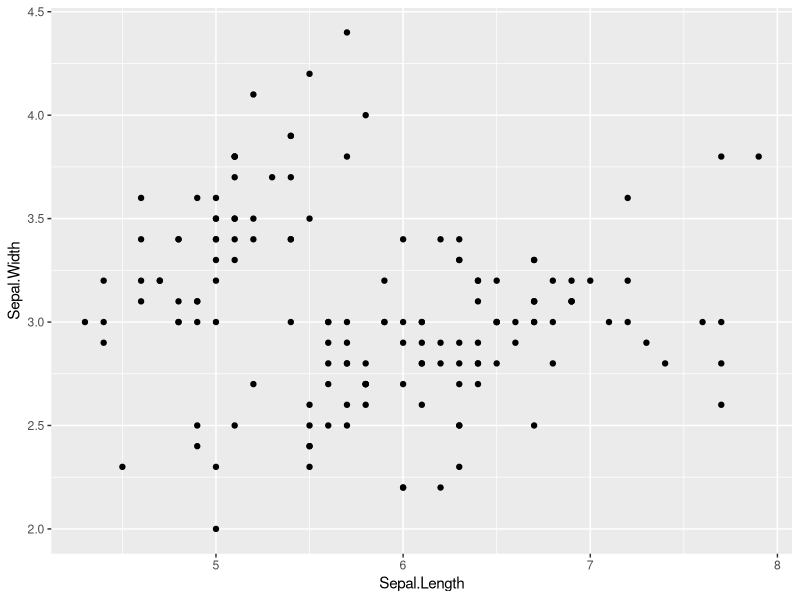
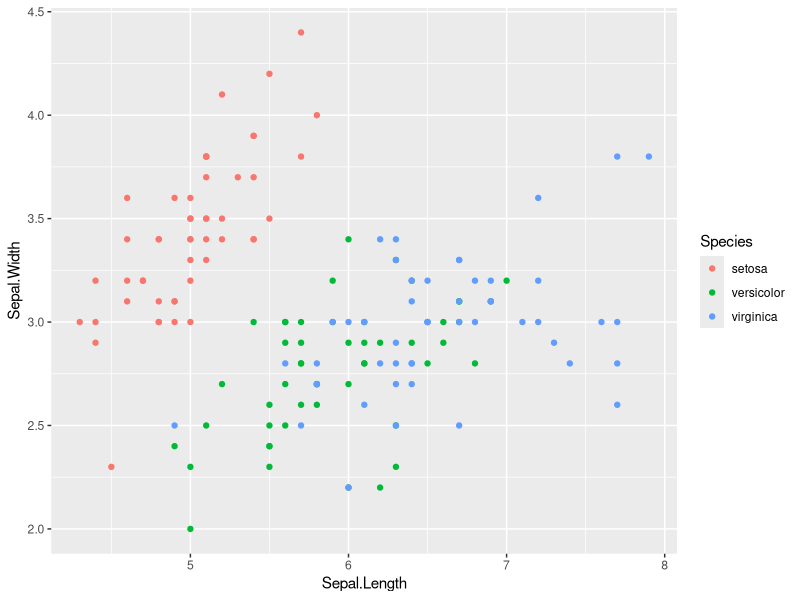
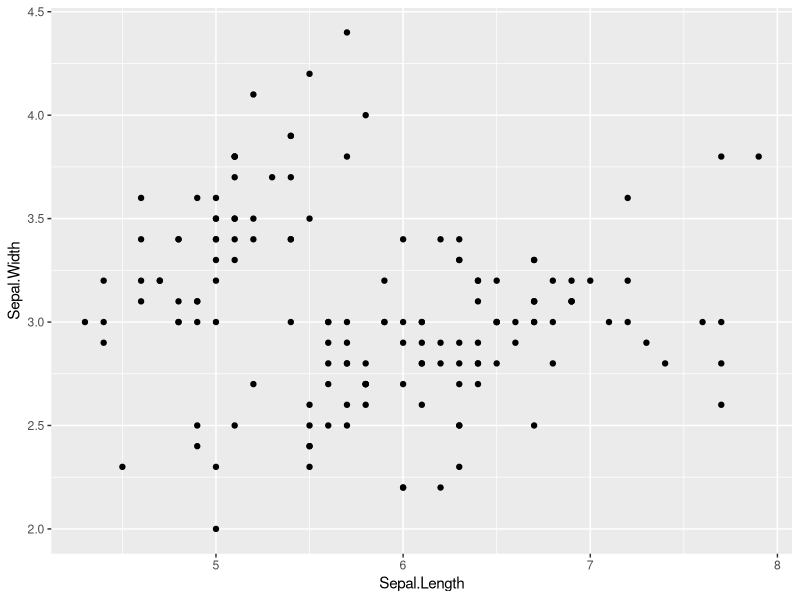
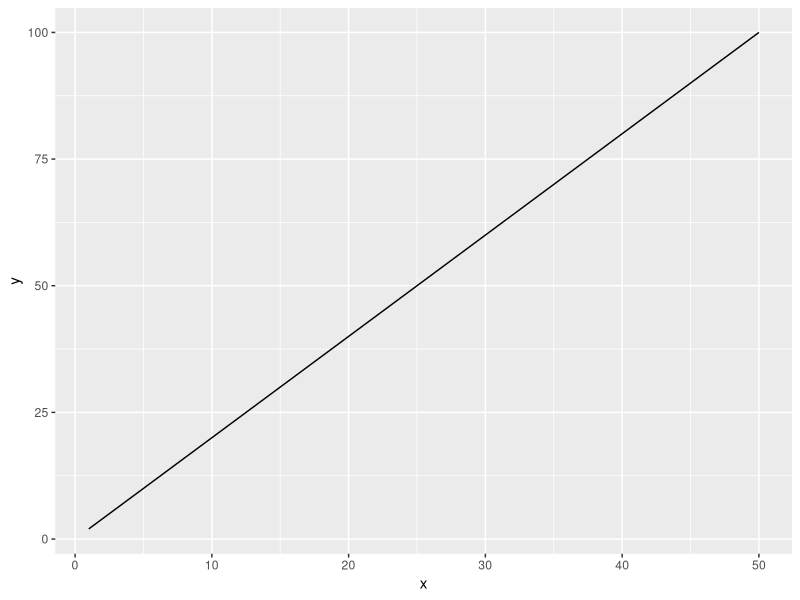
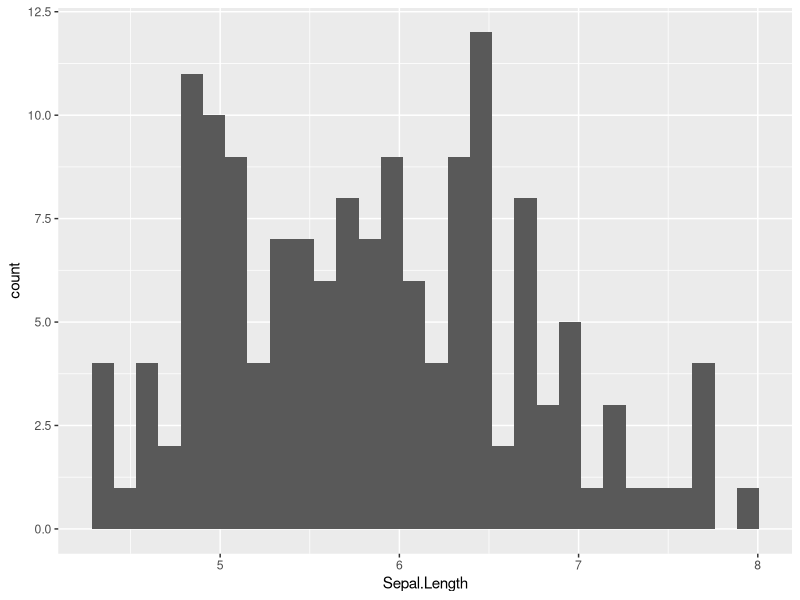
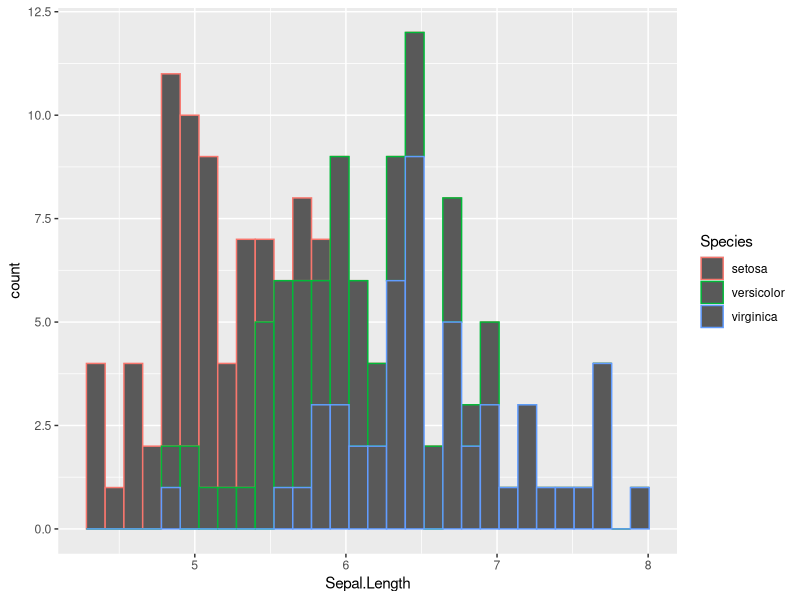
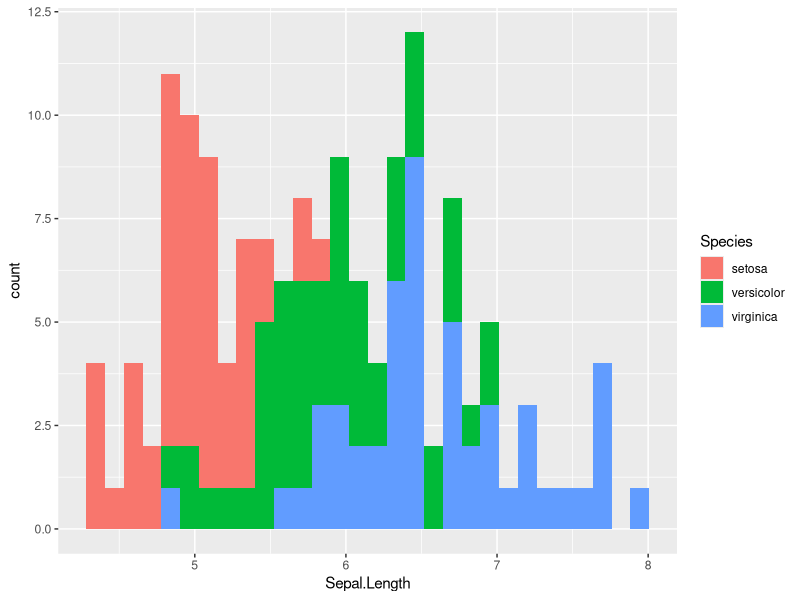
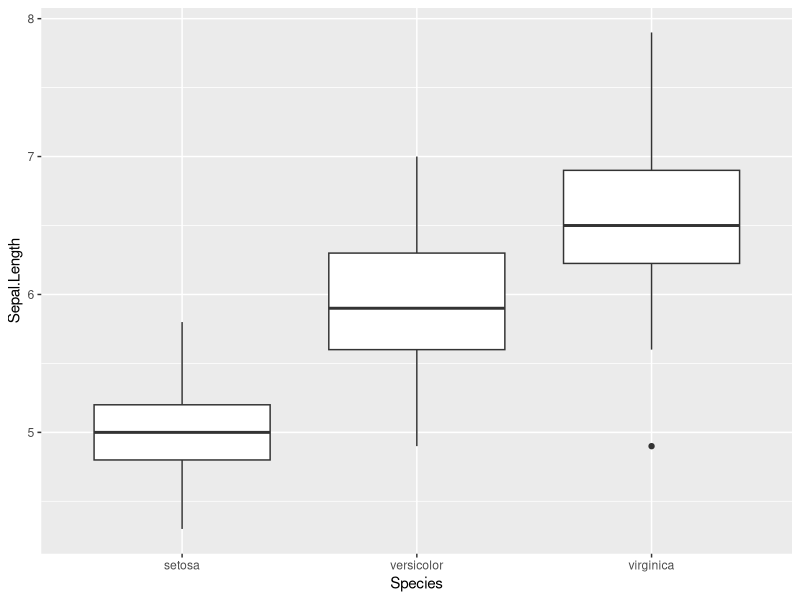

Here is the R script that generated these plots, in order:
#install.packages("tidyverse")
library(tidyverse)

set.seed(123)

iris_sub <- as_tibble(iris) %>% 
  group_by(Species) %>% 
  sample_n(3) %>% 
  ungroup()

print(iris_sub)

# refresher ---------------------------------------------------------------

# exercise 1
# filter iris_sub to those with Sepal.Length greater than 5
# assign to 'df_g5'

df_g5 <- filter(iris_sub,
                Sepal.Length >5)

# exercise 2
# select columns of Sepal.Length and Petal.width from iris_sub
# assign to 'df_sp'

df_sp <- iris_sub %>%
  select(c(Sepal.Length, Petal.Width))

# exercise 3
# arrange rows by Petal.width in iris_sub
# asssign to 'df_arrange'

df_arange <- iris_sub %>%
  arrange(Petal.Width)

# exercise 4
# do exercise 1-3 at once with pipes
# assign to 'df_master'

df_master <- iris_sub %>% 
  filter(Sepal.Length > 5) %>%
  select (c(Sepal.Length, Petal.Width)) %>%
  arrange(Petal.Width)

# extra
# calculate mean Patel.Width for each Species separately
# use group_by() and summarize() functions

df_means <- iris_sub %>%
  group_by(Species) %>%
  summarize (mean_pw = mean(Petal.Width))





# ggplot ------------------------------------------------------------------

# basic syntax
## without pipe

(g_eaxample <- ggplot(data = iris, 
       mapping = aes(x = Sepal.Length,
                     y = Sepal.Width)) +
  geom_point())

# with pipe

g_example <- iris %>%
  ggplot(mapping = aes(x = Sepal.Length,
                       y = Speal.Width)) +
    geom_point()

# color
iris %>%
  ggplot(mapping = aes(x = Sepal.Length,
                       y = Sepal.Width,
                       color = Species)) +
  geom_point()

# pitfall, when you color points or anything (incorrect)
iris %>%
  ggplot(mapping = aes(x = Sepal.Length,
                       y= Sepal.Width),
         color = Species) +
  geom_point()

g_scol <- iris %>%
  ggplot(mapping = aes(x = Sepal.Length,
                      y= Sepal.Width,)) +
  geom_point(color = "salmon")
 


# line plot

df0 <- tibble(x = rep(1:50, 3),
              y = x * 2)

df0 %>%
  ggplot(aes(x = x,
             y = y)) + 
  geom_line()

# histogram
iris %>%
  ggplot(aes(x = Sepal.Length)) +
  geom_histogram()

# histogram colored by species
iris%>% 
  ggplot(aes(x= Sepal.Length,
             color = Species)) +
  geom_histogram()

# histogram filled by color
iris%>% 
  ggplot(aes(x= Sepal.Length,
             fill = Species)) +
  geom_histogram()

# boxplot
iris %>% 
  ggplot(aes(x = Species,
             y = Sepal.Length)) +
  geom_boxplot()

# boxplot filled by species

iris %>% 
  ggplot(aes(x = Species,
             y = Sepal.Length,
             fill = Species)) +
  geom_boxplot()

# use multiple layers 
iris %>%
  ggplot(aes(y = Sepal.Length,
             x = Species,
             fill = Species)) +
  geom_boxplot() +
  geom_point()

iris %>% 
  ggplot(aes(x = Species,
             y = Sepal.Length,
             fill = Species)) +
  geom_boxplot() +
  geom_point()

iris %>% 
  ggplot(aes(x = Species,
             y = Sepal.Length,
             fill = Species)) +
  geom_boxplot() +
  geom_jitter(alpha = 0.25) 

